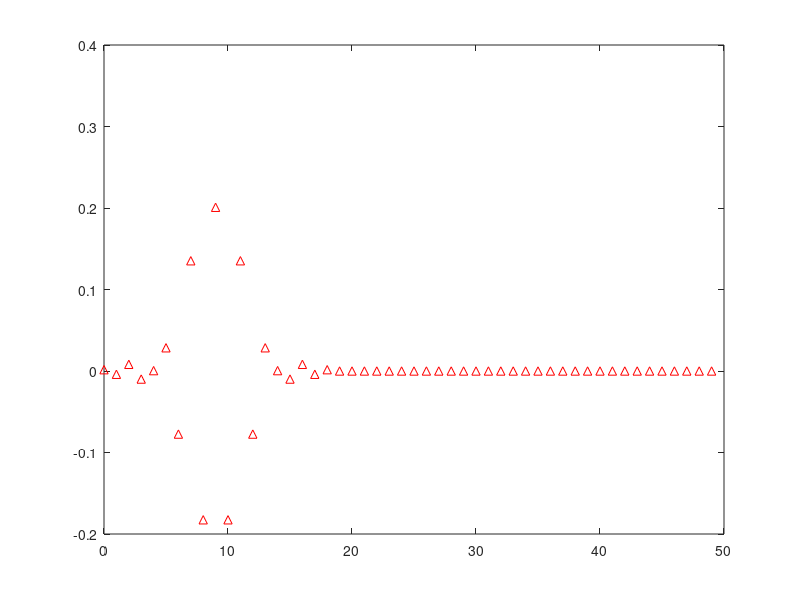

Recreate this plot in MATLAB.
% -------------Q7.13
% Fp = 2000;
% Fs = 2500;
% dp = 0.005;
% ds = 0.005;
% FT = 10000;
% -------------Q7.14(a)
% Fp = 2000;
% Fs = 2500;
% dp = 0.005;
% ds = 0.005;
% FT = 20000;
% -------------Q7.14(b)
% Fp = 2000;
% Fs = 2500;
% dp = 0.002;
% ds = 0.002;
% FT = 10000;
% -------------Q7.14(c)
% Fp = 2000;
% Fs = 2300;
% dp = 0.005;
% ds = 0.005;
% FT = 10000;
% N = kaiord(Fp, Fs, dp, ds, FT)

% -------------Q7.15/Q7.16
% f = [2000 2500];
% a = [1 0];
% dev = [0.005 0.005];
% FT = 10000;
% [N, Wn, beta, ftype] = kaiserord(f, a, dev, FT)
% [N, fts, mval, wgts] = remezord(f, a, dev, FT)
% [N, fts, mval, wgts] = firpmord(f, a, dev, FT)

% --------------Q7.17/Q7.18/Q7.19
% fcuts = [1200 1800 3600 4200];
% mags = [0 1 0];
% devs = [0.02 0.1 0.02];
% fsamp = 12000;
% N = kaiord([1800 3600], [1200 4200], 0.1, 0.02, fsamp)
% [N, Wn, beta, ftype] = kaiserord(fcuts, mags, devs, fsamp)
% [N, fts, mval, wgts] = remezord(fcuts, mags, devs, fsamp)

% --------------Q7.20/21/22
% b = fir1(N, Wn, ftype)
% b = fir1(N, Wn, hanning(N+1))
% b = fir1(N, Wn, blackman(N+1))
% b = fir1(N, Wn, chebwin(N+1))
% b = remez(N, fts, mval, wgts)

% --------------Q7.25
% fpts = [0 0.05 0.1 0.399 0.4 0.599 0.6 0.799 0.9 0.989 0.99 1];
% mval = [0.01 0.01 0.01 0.01 0.01 0.01 0.01 0.01 1 1 0 0];
% N = 50;
% b = fir2(N, fpts, mval, chebwin(N+1));
% b = remez(N, fpts, mval);

% --------------Q7.26
% fcuts = [1200 1800 3600 4200];
% mags = [0 1 0];
% devs = [0.02 0.1 0.02];
% fsamp = 12000;
% [N, Wn, beta, ftype] = kaiserord(fcuts, mags, devs, fsamp);
% 
% fpts = [0 1200 1800 3600 4200 fsamp/2]/(fsamp/2);
% mval = [0 0 1 1 0 0];
% dp = 0.1;
% ds = 0.02;
% wgts = max(dp, ds)*[1/ds, 1/dp, 1/ds];
% b = remez(N, fpts, mval, wgts)

% --------------Q7.27
% fcuts = [1500 1800 3000 3530];
% mags = [0 1 0];
% devs = [0.02 0.1 0.02];
% fsamp = 12000;
% [N, Wn, beta, ftype] = kaiserord(fcuts, mags, devs, fsamp);
% 
% fpts = [0 1500 1800 3000 3530 fsamp/2]/(fsamp/2);
% mval = [0 0 1 1 0 0];
% dp = 0.1;
% ds = 0.02;
% wgts = max(dp, ds)*[1/ds, 1/dp, 1/ds];
% b = remez(N, fpts, mval, wgts)

% freqz(b)
b = fir1(18,800/(2000/2),'high');
impz(b, 1, 50)

% [g,w,p_rad]=gain(b,1);
% -------------------------------------Amplitude Response
% plot(w/pi,g);
% 
% grid 
% axis([0 1 -90 5]);
% xlabel('\omega /\pi');
% ylabel('Gain, dB');
% title('Gain Response of a Butterworth Bandstop Filter');

% -------------------------------------Phase Response
% disp(p_rad);
% p=(p_rad/(2*pi))*360;
% plot(w/pi,p);
% 
% grid
% axis([0 1 -720 100]);
% xlabel('\omega /\pi');
% ylabel('Phase, deg');
% title('Phase Response');
